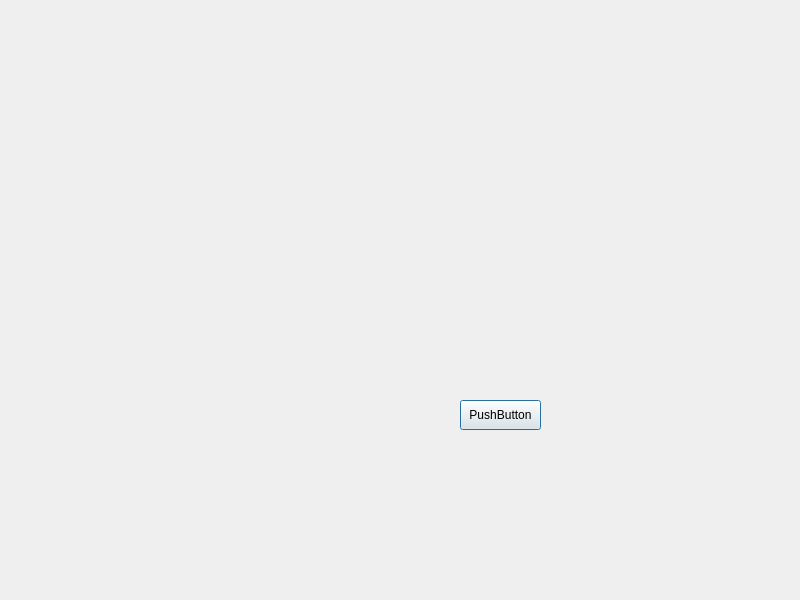
<?xml version="1.0" encoding="UTF-8"?>
<ui version="4.0">
 <class>Projekat</class>
 <widget class="QDialog" name="Projekat">
  <property name="geometry">
   <rect>
    <x>0</x>
    <y>0</y>
    <width>800</width>
    <height>600</height>
   </rect>
  </property>
  <property name="windowTitle">
   <string>Projekat</string>
  </property>
  <widget class="QWidget" name="verticalLayoutWidget">
   <property name="geometry">
    <rect>
     <x>210</x>
     <y>150</y>
     <width>321</width>
     <height>241</height>
    </rect>
   </property>
   <layout class="QVBoxLayout" name="verticalLayout"/>
  </widget>
  <widget class="QPushButton" name="pushButton">
   <property name="geometry">
    <rect>
     <x>460</x>
     <y>400</y>
     <width>81</width>
     <height>30</height>
    </rect>
   </property>
   <property name="text">
    <string>PushButton</string>
   </property>
  </widget>
 </widget>
 <resources/>
 <connections/>
</ui>
